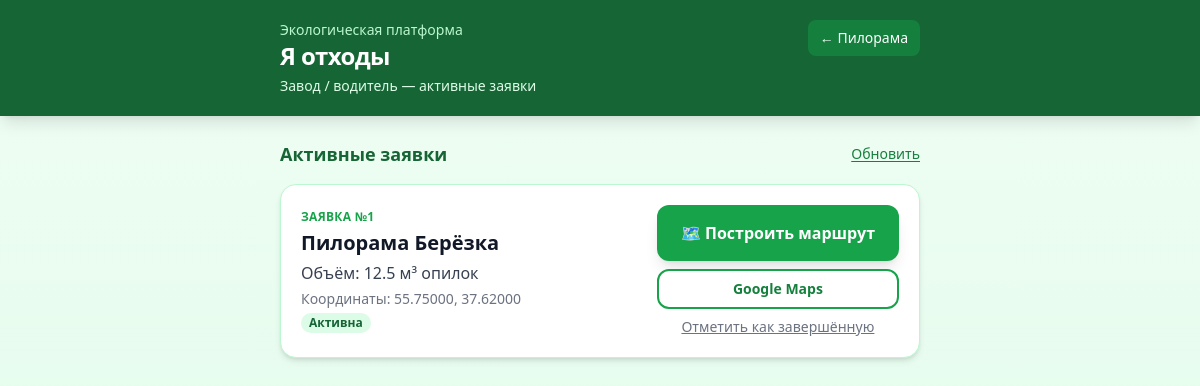
/dashboard, run on the app's committed database.
### tables this page shows
CREATE TABLE zayavki (
            id INTEGER PRIMARY KEY AUTOINCREMENT,
            nazvanie_piloramy TEXT NOT NULL,
            obem_opilok REAL NOT NULL,
            latitude REAL NOT NULL,
            longitude REAL NOT NULL,
            status TEXT NOT NULL DEFAULT 'Активна'
        );

### app.py (the view)
@app.route("/dashboard")
def dashboard_legacy():
    db = get_db()
    if not _table_exists(db, "zayavki"):
        return redirect(url_for("home"))
    rows = db.execute(
        "SELECT * FROM zayavki WHERE status = ? ORDER BY id DESC", ("Активна",)
    ).fetchall()
    return render_template("dashboard.html", zayavki=rows)

### app.py (called while the page is built)
def get_db():
    if "db" not in g:
        g.db = sqlite3.connect(DATABASE)
        g.db.row_factory = sqlite3.Row
        g.db.execute("PRAGMA foreign_keys = ON")
    return g.db

def _table_exists(db, name):
    row = db.execute(
        "SELECT name FROM sqlite_master WHERE type='table' AND name=?", (name,)
    ).fetchone()
    return row is not None

@app.context_processor
def inject_globals():
    return {"now_year": datetime.now().year}

### templates/dashboard.html (shortened to what this page needs)
<!DOCTYPE html>
<html lang="ru">
<head>
  <script src="https://cdn.tailwindcss.com"></script>
</head>
<body class="min-h-screen bg-gradient-to-b from-eco-50 to-eco-100 text-gray-800">
  <header class="bg-eco-800 text-white shadow-lg">
    <div class="max-w-2xl mx-auto px-4 py-5 flex items-start justify-between gap-3">
      <div>
        <p class="text-eco-200 text-sm font-medium">Экологическая платформа</p>
        <h1 class="text-2xl font-bold tracking-tight">Я отходы</h1>
        <p class="text-eco-100 text-sm mt-1">Завод / водитель — активные заявки</p>
      </div>
      <a href="/" class="text-sm bg-eco-700 hover:bg-eco-600 px-3 py-2 rounded-lg whitespace-nowrap">
        ← Пилорама
      </a>
    </div>
  </header>
  <main class="max-w-2xl mx-auto px-4 py-6">
    <div class="flex items-center justify-between mb-4">
      <h2 class="text-lg font-semibold text-eco-800">Активные заявки</h2>
      <button
        onclick="location.reload()"
        class="text-sm text-eco-700 font-medium underline underline-offset-2"
      >
        Обновить
      </button>
    </div>
    {% if zayavki %}
      <ul class="space-y-4">
        {% for z in zayavki %}
        <li class="bg-white rounded-2xl shadow-md border border-eco-200 p-5">
          <div class="flex flex-col sm:flex-row sm:items-center sm:justify-between gap-4">
            <div class="space-y-1">
              <p class="text-xs uppercase tracking-wide text-eco-600 font-semibold">
                Заявка №{{ z.id }}
              </p>
              <h3 class="text-xl font-bold text-gray-900">{{ z.nazvanie_piloramy }}</h3>
              <p class="text-gray-700">
                <span class="font-medium">Объём:</span> {{ z.obem_opilok }} м³ опилок
              </p>
              <p class="text-sm text-gray-500">
                Координаты: {{ "%.5f"|format(z.latitude) }}, {{ "%.5f"|format(z.longitude) }}
              </p>
              <span class="inline-block mt-1 px-2 py-0.5 rounded-full text-xs font-semibold bg-eco-100 text-eco-800">
                {{ z.status }}
              </span>
            </div>
            <div class="flex flex-col gap-2 w-full sm:w-auto sm:min-w-[200px]">
              <a
                href="https://yandex.ru/maps/?rtext=~{{ z.latitude }},{{ z.longitude }}&rtt=auto"
                target="_blank"
                rel="noopener noreferrer"
                class="block text-center bg-eco-600 hover:bg-eco-700 text-white font-bold py-4 px-6 rounded-xl shadow-lg active:scale-[0.98] transition"
              >
                🗺 Построить маршрут
              </a>
              <a
                href="https://www.google.com/maps/dir/?api=1&destination={{ z.latitude }},{{ z.longitude }}"
                target="_blank"
                rel="noopener noreferrer"
                class="block text-center bg-white border-2 border-eco-600 text-eco-700 font-semibold py-2 px-4 rounded-xl hover:bg-eco-50 transition text-sm"
              >
                Google Maps
              </a>
              <button
                type="button"
                onclick="completeZayavka({{ z.id }}, this)"
                class="text-sm text-gray-500 hover:text-eco-700 underline"
              >
                Отметить как завершённую
              </button>
            </div>
          </div>
        </li>
        {% endfor %}
      </ul>
    {% endif %}
  </main>
</body>
</html>

### data on the page
zayavki: id "1", nazvanie_piloramy "Пилорама Берёзка", obem_opilok "12.5", latitude "55.75000", longitude "37.62000", status "Активна"
